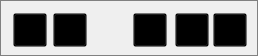
<?xml version="1.0" encoding="UTF-8"?>
<ui version="4.0">
 <class>NavBar</class>
 <widget class="QWidget" name="NavBar">
  <property name="geometry">
   <rect>
    <x>0</x>
    <y>0</y>
    <width>258</width>
    <height>56</height>
   </rect>
  </property>
  <property name="windowTitle">
   <string>Form</string>
  </property>
  <widget class="QFrame" name="ControlBar">
   <property name="geometry">
    <rect>
     <x>0</x>
     <y>0</y>
     <width>258</width>
     <height>56</height>
    </rect>
   </property>
   <property name="sizePolicy">
    <sizepolicy hsizetype="Fixed" vsizetype="Fixed">
     <horstretch>0</horstretch>
     <verstretch>0</verstretch>
    </sizepolicy>
   </property>
   <property name="styleSheet">
    <string notr="true">QFrame {
     border: 1px solid gray;
}

QToolButton {
     background: transparent;
     min-width: 32px;
	 min-height: 32px;
     max-width: 32px;
	 max-height: 32px;
}
</string>
   </property>
   <property name="frameShape">
    <enum>QFrame::StyledPanel</enum>
   </property>
   <property name="frameShadow">
    <enum>QFrame::Sunken</enum>
   </property>
   <widget class="QToolButton" name="BeginBtn">
    <property name="geometry">
     <rect>
      <x>13</x>
      <y>13</y>
      <width>34</width>
      <height>34</height>
     </rect>
    </property>
    <property name="sizePolicy">
     <sizepolicy hsizetype="Fixed" vsizetype="Fixed">
      <horstretch>0</horstretch>
      <verstretch>0</verstretch>
     </sizepolicy>
    </property>
    <property name="minimumSize">
     <size>
      <width>12</width>
      <height>12</height>
     </size>
    </property>
    <property name="font">
     <font>
      <pointsize>28</pointsize>
     </font>
    </property>
    <property name="toolTip">
     <string>go to first card of lexicon</string>
    </property>
    <property name="autoFillBackground">
     <bool>false</bool>
    </property>
    <property name="text">
     <string/>
    </property>
    <property name="toolButtonStyle">
     <enum>Qt::ToolButtonIconOnly</enum>
    </property>
   </widget>
   <widget class="QToolButton" name="PrevBtn">
    <property name="geometry">
     <rect>
      <x>53</x>
      <y>13</y>
      <width>34</width>
      <height>34</height>
     </rect>
    </property>
    <property name="minimumSize">
     <size>
      <width>12</width>
      <height>12</height>
     </size>
    </property>
    <property name="toolTip">
     <string>go to previous card of lexicon</string>
    </property>
    <property name="text">
     <string/>
    </property>
   </widget>
   <widget class="QToolButton" name="RtnBtn">
    <property name="geometry">
     <rect>
      <x>93</x>
      <y>13</y>
      <width>34</width>
      <height>34</height>
     </rect>
    </property>
    <property name="minimumSize">
     <size>
      <width>12</width>
      <height>12</height>
     </size>
    </property>
    <property name="toolTip">
     <string>go back</string>
    </property>
    <property name="styleSheet">
     <string notr="true"/>
    </property>
    <property name="text">
     <string/>
    </property>
    <property name="autoRaise">
     <bool>true</bool>
    </property>
   </widget>
   <widget class="QToolButton" name="NextBtn">
    <property name="geometry">
     <rect>
      <x>175</x>
      <y>13</y>
      <width>34</width>
      <height>34</height>
     </rect>
    </property>
    <property name="minimumSize">
     <size>
      <width>12</width>
      <height>12</height>
     </size>
    </property>
    <property name="toolTip">
     <string>go to next card of lexicon</string>
    </property>
    <property name="text">
     <string/>
    </property>
    <property name="popupMode">
     <enum>QToolButton::DelayedPopup</enum>
    </property>
    <property name="arrowType">
     <enum>Qt::NoArrow</enum>
    </property>
   </widget>
   <widget class="QToolButton" name="EndBtn">
    <property name="geometry">
     <rect>
      <x>213</x>
      <y>13</y>
      <width>34</width>
      <height>34</height>
     </rect>
    </property>
    <property name="minimumSize">
     <size>
      <width>12</width>
      <height>12</height>
     </size>
    </property>
    <property name="toolTip">
     <string>go to last cd of lexicon</string>
    </property>
    <property name="text">
     <string/>
    </property>
   </widget>
   <widget class="QToolButton" name="FwdBtn">
    <property name="geometry">
     <rect>
      <x>133</x>
      <y>13</y>
      <width>34</width>
      <height>34</height>
     </rect>
    </property>
    <property name="minimumSize">
     <size>
      <width>12</width>
      <height>12</height>
     </size>
    </property>
    <property name="maximumSize">
     <size>
      <width>34</width>
      <height>34</height>
     </size>
    </property>
    <property name="toolTip">
     <string>go forward</string>
    </property>
    <property name="text">
     <string/>
    </property>
   </widget>
  </widget>
 </widget>
 <resources/>
 <connections/>
</ui>
